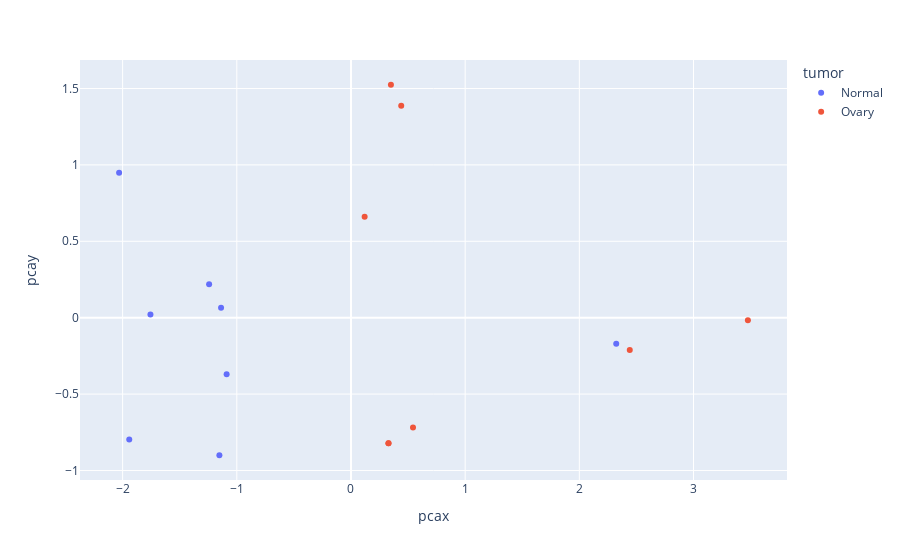

The notebook cell saved with this chart:
### Markdown cell above
## PCA

### Code cell
d_=dataset_sim.copy()
markers_=[ 'p_CA125', 'p_HE4', 'p_PROLACTIN']
d_[markers_]=np.log(d_[markers_])
p_ = skpca(2).fit(d_[markers_])
d_ = p_.transform(d_[markers_])
d_ = pd.DataFrame(d_, columns=['pcax', 'pcay'])
d_['tumor']=dataset_sim.s_Tumor.values
d_['t2dx']=dataset_sim.s_Time2dx.values
px.scatter(d_, 'pcax', 'pcay',color='tumor',hover_data=['t2dx'])

### Figure 1 — Plotly figure (JSON) as saved in the notebook; plotly's stock layout.template omitted (floating-point values rounded to 4 significant figures)
{"data": [{"customdata": [[-1], [-1], [-1], [-1], [-1], [-1], [-1], [-1]], "hoverlabel": {"namelength": 0}, "hovertemplate": "tumor=Normal<br>pcax=%{x}<br>pcay=%{y}<br>t2dx=%{customdata[0]}", "legendgroup": "Normal", "marker": {"color": "#636efa", "symbol": "circle"}, "mode": "markers", "name": "Normal", "showlegend": true, "type": "scatter", "x": [-1.242, -2.031, -1.756, -1.089, 2.323, -1.942, -1.152, -1.138], "xaxis": "x", "y": [0.2188, 0.9483, 0.02169, -0.3697, -0.1703, -0.7974, -0.9002, 0.06585], "yaxis": "y"}, {"customdata": [[96], [46], [104], [23], [198], [316], [23], [56]], "hoverlabel": {"namelength": 0}, "hovertemplate": "tumor=Ovary<br>pcax=%{x}<br>pcay=%{y}<br>t2dx=%{customdata[0]}", "legendgroup": "Ovary", "marker": {"color": "#EF553B", "symbol": "circle"}, "mode": "markers", "name": "Ovary", "showlegend": true, "type": "scatter", "x": [0.1197, 3.476, 2.442, 0.3284, 0.3498, 0.44, 0.3284, 0.5432], "xaxis": "x", "y": [0.6607, -0.01674, -0.2118, -0.8214, 1.524, 1.388, -0.8214, -0.7184], "yaxis": "y"}], "layout": {"legend": {"title": {"text": "tumor"}, "tracegroupgap": 0}, "margin": {"t": 60}, "xaxis": {"anchor": "y", "domain": [0, 1], "title": {"text": "pcax"}}, "yaxis": {"anchor": "x", "domain": [0, 1], "title": {"text": "pcay"}}}}
